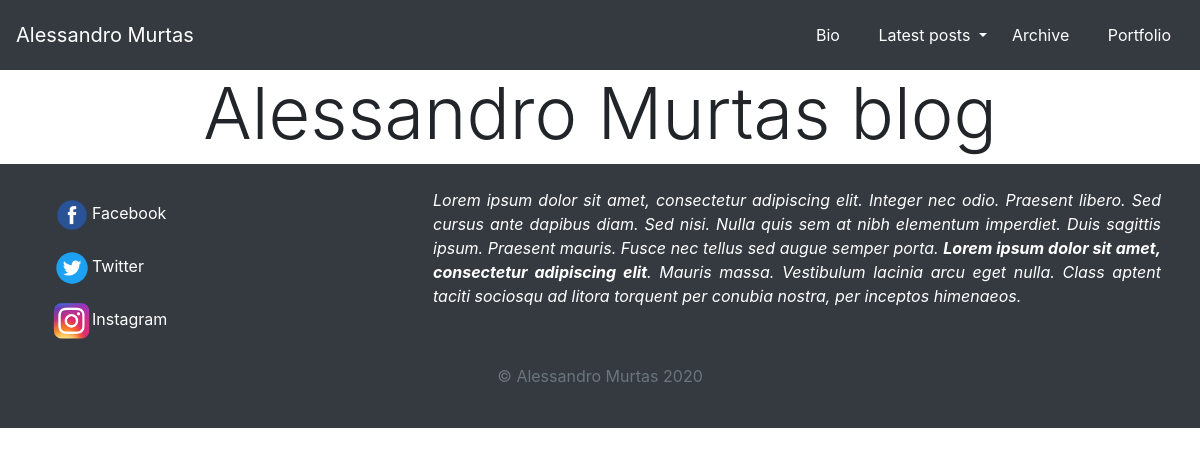
Page /blog/ on the earlier database version.
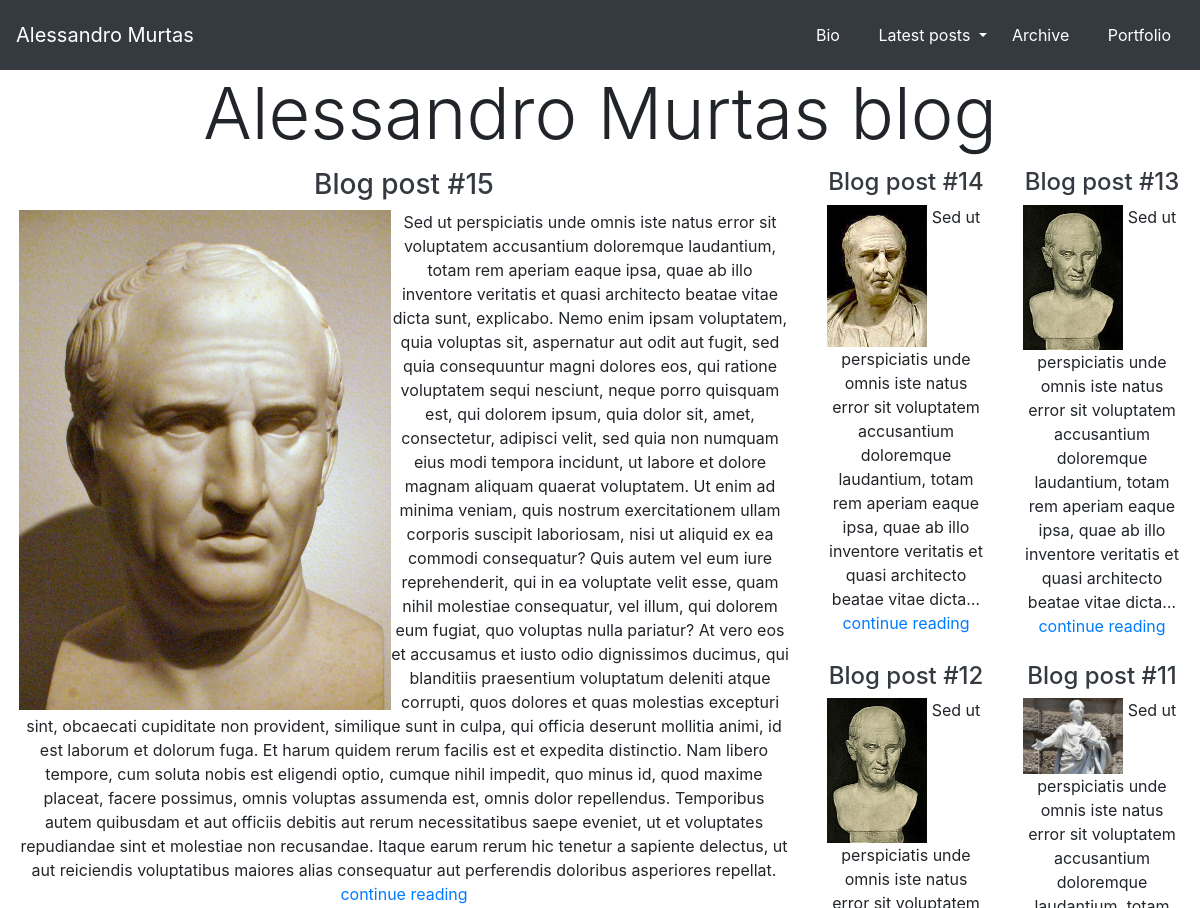
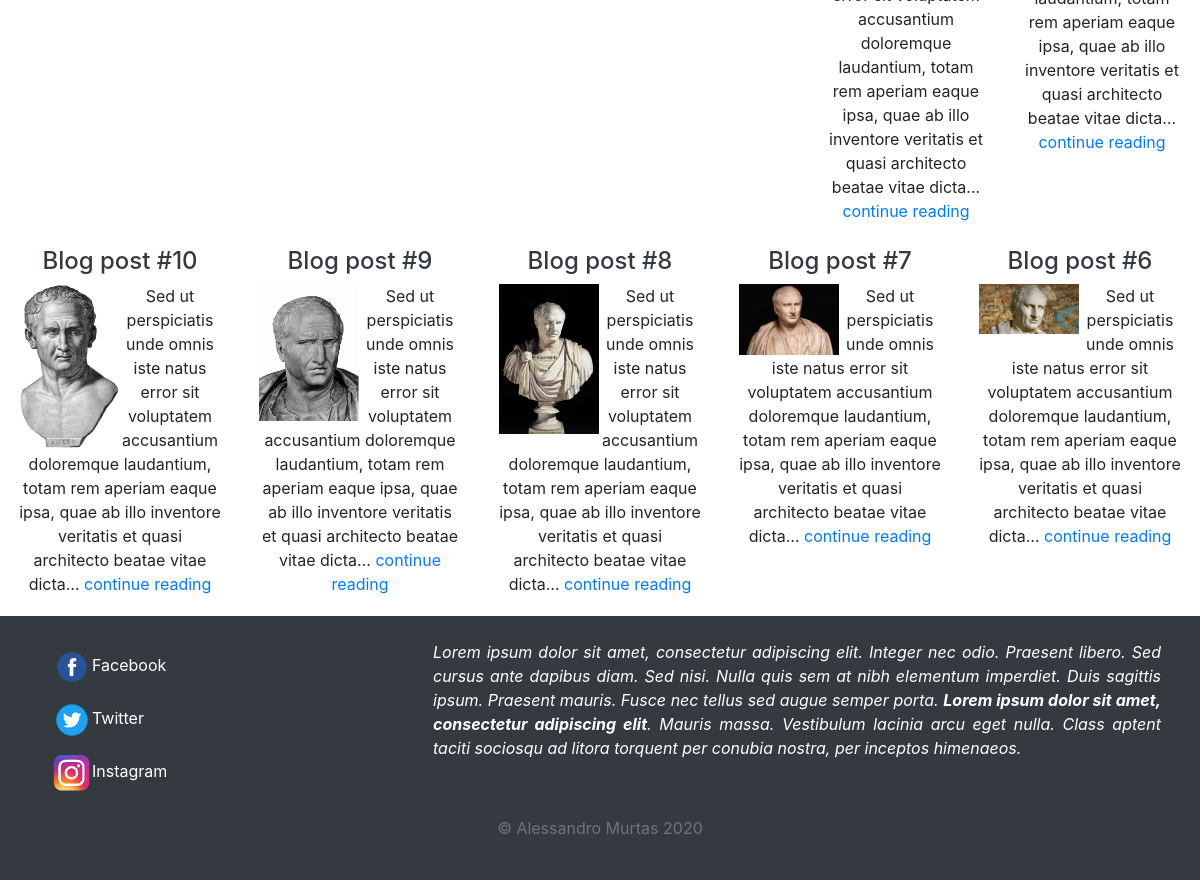
Same page on the later database version (2 pictures, top to bottom).
### blog/models.py (models this page shows)
class Blog_post(models.Model):
    title = models.CharField(max_length=50)
    text = models.TextField()
    date = models.DateTimeField(default=datetime.datetime.now(), blank=True)
    image = models.ImageField(blank=True, upload_to="portfolio/images")

### blog/views.py (the view)
# urls.py: path("", views.blog_home, name="blog_home"),
def blog_home(request):
    posts = Blog_post.objects.order_by("-date")[:10]
    dropdownPosts = Blog_post.objects.order_by("-date")[:5]
    return render(request, "blog/blog_home.html", {"posts": posts, "dropdownPosts": dropdownPosts})

### blog/templates/blog/blog_home.html (shortened to what this page needs)
{% extends 'blog/blog_base.html' %}
{% block content %}
            </div>
            <a href="{% url 'blog:blog_archive' %}" class="btn text-white" role="button">Archive</a>
        </div>
        <a href="{% url 'home' %}" class="btn text-white" role="button">Portfolio</a>
    </div>
</nav>
<div class="container-fluid text-center">
    <h2 class="display-3">Alessandro Murtas blog</h2>
    <div class="row">
        {% for post in posts|slice:":1" %}
        <div class="col-8 m-1" id="blogPost">
            <h3 class="text-center"><a href="{% url 'blog:post' post.id %}" class="text-dark">{{ post.title }}</a></h3>
            <div>
                <img src="{{ post.image.url }}" alt="post image" id="mainPost" class="float-left">
                <p class="post_preview">{{ post.text|truncatechars:2000 }} <a href="{% url 'blog:post' post.id %}" class="text-primary">continue reading</a></p>
            </div>
        </div>
        {% endfor %}
        <div class="col">
            <div class="row">
                {% for post in posts|slice:"1:3" %}
                <div class="col m-1" id="blogPost">
                    <h4 class="text-center"><a href="{% url 'blog:post' post.id %}" class="text-dark">{{ post.title }}</a></h3>
                    <div>
                        <img src="{{ post.image.url }}" alt="post image" id="secPost" class="float-left">
                        <p class="post_preview">{{ post.text|truncatechars:200 }} <a href="{% url 'blog:post' post.id %}" class="text-primary">continue reading</a></p>
                    </div>
                </div>
                {% endfor %}
            </div>
            <div class="row">
                {% for post in posts|slice:"3:5" %}
                <div class="col m-1" id="blogPost">
                    <h4 class="text-center"><a href="{% url 'blog:post' post.id %}" class="text-dark">{{ post.title }}</a></h3>
                    <div>
                        <img src="{{ post.image.url }}" alt="post image" id="secPost" class="float-left">
                        <p class="post_preview">{{ post.text|truncatechars:200 }} <a href="{% url 'blog:post' post.id %}" class="text-primary">continue reading</a></p>
                    </div>
                </div>
                {% endfor %}
            </div>
        </div>
    </div>
    <div class="row">
        {% for post in posts|slice:"5:" %}
            <div class="col m-1" id="blogPost">
                <a href="{% url 'blog:post' post.id %}" class="text-dark"><h4 class="text-center">{{ post.title }}</h3></a>
                <div>
                    <img src="{{ post.image.url }}" alt="post image" id="secPost" class="float-left">
                    <p class="post_preview">{{ post.text|truncatechars:200 }} <a href="{% url 'blog:post' post.id %}" class="text-primary">continue reading</a></p>
                </div>
            </div>
        {% endfor %}
    </div>
</div>
{% endblock %}

### blog/templates/blog/blog_base.html (shortened to what this page needs)
<!doctype html>
{% load static %}
<html lang="en">
    <head>
        <link rel="stylesheet" href="https://stackpath.bootstrapcdn.com/bootstrap/4.4.1/css/bootstrap.min.css">
        <link rel="stylesheet" type="text/css" href="{% static 'portfolio/stylesheet.css' %}">
    </head>
    <body>
        <nav class="navbar navbar-expand-sm navbar-dark bg-dark sticky-top">
            <div class="mr-auto">
                <a href="{% url 'blog:blog_home' %}" class="navbar-brand text-white">Alessandro Murtas</a>
            </div>
            <div class="ml-auto">
                <a href="{% url 'bio' %}" class="btn text-white" role="button">Bio</a>
                <div class="btn-group btn-group-expand-sm p-2">
                    <div class="btn-group">
                        <button type="button" class="btn dropdown-toggle text-white" data-toggle="dropdown">
                            Latest posts
                        </button>
        {% block content %}
        {% endblock %}
        <div class="footer bg-dark p-4">
            <div class="row">
                <div class="col">
                    <div class="container mr-auto">
                        <div class="btn-group-vertical">
                            <a href="https://www.facebook.com" class="btn text-white text-left" role="button" target="_blank">
                                <img src="{% static 'portfolio/facebook.png' %}" alt="facebook_logo" width="40" height="40">Facebook</a>
                            <a href="https://www.twitter.com" class="btn text-white text-left" role="button" target="_blank">
                                <img src="{% static 'portfolio/twitter.png' %}" alt="twitter_logo" width="40" height="40">Twitter</a>
                            <a href="https://www.instagram.com" class="btn text-white text-left" role="button" target="_blank">
                                <img src="{% static 'portfolio/instagram.png' %}" alt="instagram_logo" width="40" height="40">Instagram</a>
                        </div>
                    </div>
                </div>
                <div class="col-8">
                    <div class="container ml-auto">
                        <p class="text-white text-justify">
                            <i>Lorem ipsum dolor sit amet, consectetur adipiscing elit. Integer nec odio. Praesent libero. Sed cursus ante dapibus diam. Sed nisi. Nulla quis sem at nibh elementum imperdiet. Duis sagittis ipsum. Praesent mauris. Fusce nec tellus sed augue semper porta. <b>Lorem ipsum dolor sit amet, consectetur adipiscing elit</b>. Mauris massa. Vestibulum lacinia arcu eget nulla. Class aptent taciti sociosqu ad litora torquent per conubia nostra, per inceptos himenaeos.
                            </i>
                        </p>
                    </div>
                </div>
            </div>
            <div class="footer-copyright text-center py-3 text-secondary">
                © Alessandro Murtas 2020
            </div>
        </div>
    </body>
</html>

### portfolio/static/portfolio/stylesheet.css (style rules this page uses)
img#mainPost { max-height: 500px; width: auto; }
img#secPost { max-height: auto; width: 100px; }

Differences in the rows shown:
added Blog_post: title "Blog post #15", image (picture), text "Sed ut perspiciatis unde omnis iste natus error sit voluptatem accusantium doloremque laudantium, totam rem aperiam eaque ipsa, quae ab illo inventore veritatis et quasi architecto beatae vitae dicta sunt, explicabo. Nemo enim ipsam voluptatem, quia voluptas sit, aspernatur aut odit aut fugit, sed quia consequuntur magni dolores eos, qui ratione voluptatem sequi nesciunt, neque porro quisquam est, qui dolorem ipsum, quia dolor sit, amet, consectetur, adipisci velit, sed quia non numquam eius modi tempora incidunt, ut labore et dolore magnam aliquam quaerat voluptatem. Ut enim ad minima veniam, quis nostrum exercitationem ullam corporis suscipit laboriosam, nisi ut aliquid ex ea commodi…", shown under "Alessandro Murtas blog"
added Blog_post: title "Blog post #14", image (picture), text "Sed ut perspiciatis unde omnis iste natus error sit voluptatem accusantium doloremque laudantium, totam rem aperiam eaque ipsa, quae ab illo inventore veritatis et quasi architecto beatae vitae dicta…"
added Blog_post: title "Blog post #13", image (picture), text "Sed ut perspiciatis unde omnis iste natus error sit voluptatem accusantium doloremque laudantium, totam rem aperiam eaque ipsa, quae ab illo inventore veritatis et quasi architecto beatae vitae dicta…"
added Blog_post: title "Blog post #12", image (picture), text "Sed ut perspiciatis unde omnis iste natus error sit voluptatem accusantium doloremque laudantium, totam rem aperiam eaque ipsa, quae ab illo inventore veritatis et quasi architecto beatae vitae dicta…"
added Blog_post: title "Blog post #11", image (picture), text "Sed ut perspiciatis unde omnis iste natus error sit voluptatem accusantium doloremque laudantium, totam rem aperiam eaque ipsa, quae ab illo inventore veritatis et quasi architecto beatae vitae dicta…"
added Blog_post: title "Blog post #10", image (picture), text "Sed ut perspiciatis unde omnis iste natus error sit voluptatem accusantium doloremque laudantium, totam rem aperiam eaque ipsa, quae ab illo inventore veritatis et quasi architecto beatae vitae dicta…"
added Blog_post: title "Blog post #9", image (picture), text "Sed ut perspiciatis unde omnis iste natus error sit voluptatem accusantium doloremque laudantium, totam rem aperiam eaque ipsa, quae ab illo inventore veritatis et quasi architecto beatae vitae dicta…"
added Blog_post: title "Blog post #8", image (picture), text "Sed ut perspiciatis unde omnis iste natus error sit voluptatem accusantium doloremque laudantium, totam rem aperiam eaque ipsa, quae ab illo inventore veritatis et quasi architecto beatae vitae dicta…"
added Blog_post: title "Blog post #7", image (picture), text "Sed ut perspiciatis unde omnis iste natus error sit voluptatem accusantium doloremque laudantium, totam rem aperiam eaque ipsa, quae ab illo inventore veritatis et quasi architecto beatae vitae dicta…"
added Blog_post: title "Blog post #6", image (picture), text "Sed ut perspiciatis unde omnis iste natus error sit voluptatem accusantium doloremque laudantium, totam rem aperiam eaque ipsa, quae ab illo inventore veritatis et quasi architecto beatae vitae dicta…"
